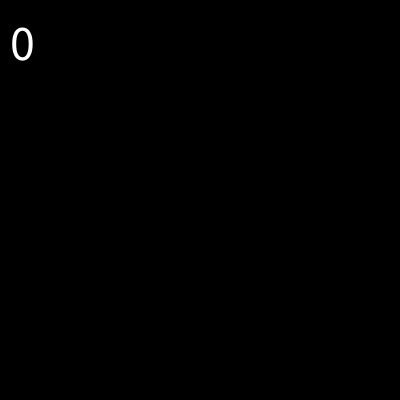
Frame 1 (no input)
Frame 60 (the mouse pressed at the canvas centre just before this capture): identical to frame 1, image omitted
Frame 120 (the mouse held since frame 60 and released just before this capture): identical to frame 1, image omitted

The Processing sketch that drew this single still picture (run headless with seeded random() and noise(); from frame 60 on, the mouse is pressed at the canvas centre):

// Processing sketch: main
// ── main.pde
// 1: circle at (mouseX, mouseY)
int state;

void setup() {
  size(400, 400);
}

void draw() {
  background(0);
  fill(255); // text alb
  textSize(50);
  text(state, 10, 60);
  if (state == 1) {
    fill(100,200,20); // cerc verde
    circle(mouseX, mouseY, 50);
  }
}

void mouseClicked() {
  state = state + 1;
  if (state > 5) {
    state = 1;
  }
  println(state);
}
